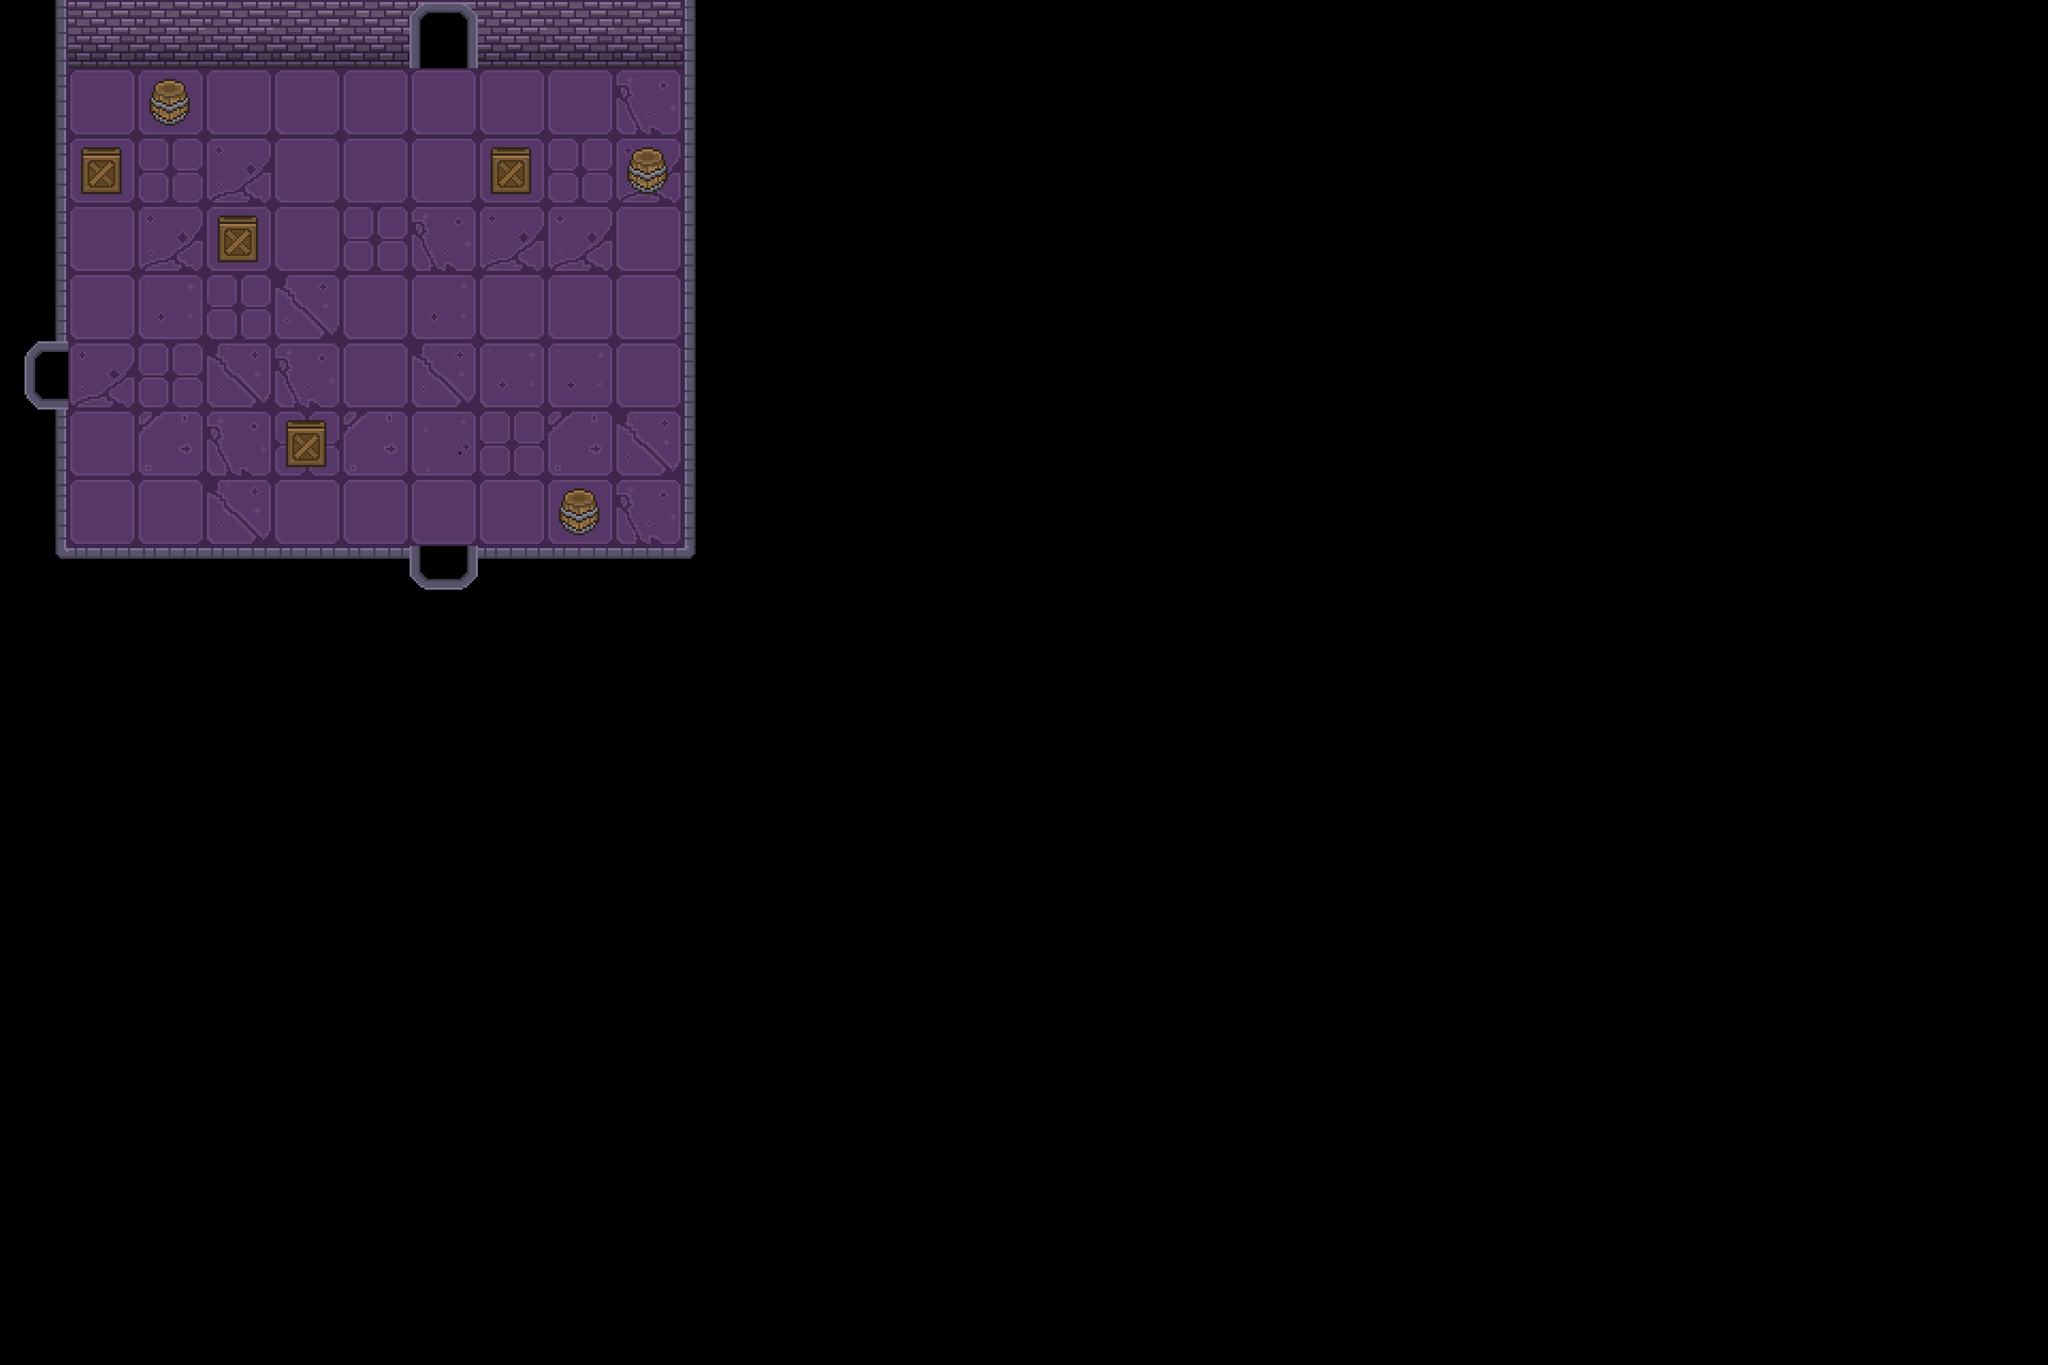

This is a level from a 2D game, rendered from its Tiled map with the project's own tilesets. A one-line summary and the complete map file follow:
An orthogonal 30x20 tile map with 128x128 px tiles, 4 tile layers (floor, wall, objects, door), 2 tilesets and 7 objects (toroom0, toroom2_left_down, toroom2_down, room0, room2_left_down, ...).

<map version="1.10" tiledversion="1.11.0" orientation="orthogonal" renderorder="right-down" width="30" height="20" tilewidth="128" tileheight="128" infinite="0" nextlayerid="8" nextobjectid="11">
 <tileset firstgid="1" source="dungeon_tile.tsx" />
 <tileset firstgid="101" source="dungeon_tile2.tsx" />
 <layer id="1" name="floor" width="30" height="20">
  <data encoding="csv">
0,0,0,0,0,0,0,0,0,0,0,0,0,0,0,0,0,0,0,0,0,0,0,0,0,0,0,0,0,0,
0,2,2,2,2,2,2,2,2,30,0,0,0,0,0,0,0,0,0,0,0,0,0,0,0,0,0,0,0,0,
0,2,29,27,2,2,2,2,29,27,0,0,0,0,0,0,0,0,0,0,0,0,0,0,0,0,0,0,0,0,
0,2,27,2,2,29,30,27,27,2,0,0,0,0,0,0,0,0,0,0,0,0,0,0,0,0,0,0,0,0,
0,2,8,29,28,2,8,2,2,2,0,0,0,0,0,0,0,0,0,0,0,0,0,0,0,0,0,0,0,0,
0,27,29,28,30,2,28,8,8,2,0,0,0,0,0,0,0,0,0,0,0,0,0,0,0,0,0,0,0,0,
0,2,19,30,29,19,31,29,19,28,0,0,0,0,0,0,0,0,0,0,0,0,0,0,0,0,0,0,0,0,
0,2,2,28,2,2,2,2,2,30,0,0,0,0,0,0,0,0,0,0,0,0,0,0,0,0,0,0,0,0,
0,0,0,0,0,0,0,0,0,0,0,0,0,0,0,0,0,0,0,0,0,0,0,0,0,0,0,0,0,0,
0,0,0,0,0,0,0,0,0,0,0,0,0,0,0,0,0,0,0,0,0,0,0,0,0,0,0,0,0,0,
0,0,0,0,0,0,0,0,0,0,0,0,0,0,0,0,0,0,0,0,0,0,0,0,0,0,0,0,0,0,
0,0,0,0,0,0,0,0,0,0,0,0,0,0,0,0,0,0,0,0,0,0,0,0,0,0,0,0,0,0,
0,0,0,0,0,0,0,0,0,0,0,0,0,0,0,0,0,0,0,0,0,0,0,0,0,0,0,0,0,0,
0,0,0,0,0,0,0,0,0,0,0,0,0,0,0,0,0,0,0,0,0,0,0,0,0,0,0,0,0,0,
0,0,0,0,0,0,0,0,0,0,0,0,0,0,0,0,0,0,0,0,0,0,0,0,0,0,0,0,0,0,
0,0,0,0,0,0,0,0,0,0,0,0,0,0,0,0,0,0,0,0,0,0,0,0,0,0,0,0,0,0,
0,0,0,0,0,0,0,0,0,0,0,0,0,0,0,0,0,0,0,0,0,0,0,0,0,0,0,0,0,0,
0,0,0,0,0,0,0,0,0,0,0,0,0,0,0,0,0,0,0,0,0,0,0,0,0,0,0,0,0,0,
0,0,0,0,0,0,0,0,0,0,0,0,0,0,0,0,0,0,0,0,0,0,0,0,0,0,0,0,0,0,
0,0,0,0,0,0,0,0,0,0,0,0,0,0,0,0,0,0,0,0,0,0,0,0,0,0,0,0,0,0
</data>
 </layer>
 <layer id="2" name="wall" width="30" height="20">
  <data encoding="csv">
38,3,3,3,3,3,3,3,3,3,3221225510,0,0,0,0,0,0,0,0,0,0,0,0,0,0,0,0,0,0,0,
38,0,0,0,0,0,0,0,0,0,3221225510,0,0,0,0,0,0,0,0,0,0,0,0,0,0,0,0,0,0,0,
38,0,0,0,0,0,0,0,0,0,3221225510,0,0,0,0,0,0,0,0,0,0,0,0,0,0,0,0,0,0,0,
38,0,0,0,0,0,0,0,0,0,3221225510,0,0,0,0,0,0,0,0,0,0,0,0,0,0,0,0,0,0,0,
38,0,0,0,0,0,0,0,0,0,3221225510,0,0,0,0,0,0,0,0,0,0,0,0,0,0,0,0,0,0,0,
38,0,0,0,0,0,0,0,0,0,3221225510,0,0,0,0,0,0,0,0,0,0,0,0,0,0,0,0,0,0,0,
38,0,0,0,0,0,0,0,0,0,3221225510,0,0,0,0,0,0,0,0,0,0,0,0,0,0,0,0,0,0,0,
38,0,0,0,0,0,0,0,0,0,3221225510,0,0,0,0,0,0,0,0,0,0,0,0,0,0,0,0,0,0,0,
3221225479,1610612774,1610612774,1610612774,1610612774,1610612774,1610612774,1610612774,1610612774,1610612774,2684354567,0,0,0,0,0,0,0,0,0,0,0,0,0,0,0,0,0,0,0,
0,0,0,0,0,0,0,0,0,0,0,0,0,0,0,0,0,0,0,0,0,0,0,0,0,0,0,0,0,0,
0,0,0,0,0,0,0,0,0,0,0,0,0,0,0,0,0,0,0,0,0,0,0,0,0,0,0,0,0,0,
0,0,0,0,0,0,0,0,0,0,0,0,0,0,0,0,0,0,0,0,0,0,0,0,0,0,0,0,0,0,
0,0,0,0,0,0,0,0,0,0,0,0,0,0,0,0,0,0,0,0,0,0,0,0,0,0,0,0,0,0,
0,0,0,0,0,0,0,0,0,0,0,0,0,0,0,0,0,0,0,0,0,0,0,0,0,0,0,0,0,0,
0,0,0,0,0,0,0,0,0,0,0,0,0,0,0,0,0,0,0,0,0,0,0,0,0,0,0,0,0,0,
0,0,0,0,0,0,0,0,0,0,0,0,0,0,0,0,0,0,0,0,0,0,0,0,0,0,0,0,0,0,
0,0,0,0,0,0,0,0,0,0,0,0,0,0,0,0,0,0,0,0,0,0,0,0,0,0,0,0,0,0,
0,0,0,0,0,0,0,0,0,0,0,0,0,0,0,0,0,0,0,0,0,0,0,0,0,0,0,0,0,0,
0,0,0,0,0,0,0,0,0,0,0,0,0,0,0,0,0,0,0,0,0,0,0,0,0,0,0,0,0,0,
0,0,0,0,0,0,0,0,0,0,0,0,0,0,0,0,0,0,0,0,0,0,0,0,0,0,0,0,0,0
</data>
 </layer>
 <layer id="3" name="objects" width="30" height="20">
  <data encoding="csv">
0,0,0,0,0,0,0,0,0,0,0,0,0,0,0,0,0,0,0,0,0,0,0,0,0,0,0,0,0,0,
0,0,26,0,0,0,0,0,0,0,0,0,0,0,0,0,0,0,0,0,0,0,0,0,0,0,0,0,0,0,
0,25,0,0,0,0,0,25,0,26,0,0,0,0,0,0,0,0,0,0,0,0,0,0,0,0,0,0,0,0,
0,0,0,25,0,0,0,0,0,0,0,0,0,0,0,0,0,0,0,0,0,0,0,0,0,0,0,0,0,0,
0,0,0,0,0,0,0,0,0,0,0,0,0,0,0,0,0,0,0,0,0,0,0,0,0,0,0,0,0,0,
0,0,0,0,0,0,0,0,0,0,0,0,0,0,0,0,0,0,0,0,0,0,0,0,0,0,0,0,0,0,
0,0,0,0,25,0,0,0,0,0,0,0,0,0,0,0,0,0,0,0,0,0,0,0,0,0,0,0,0,0,
0,0,0,0,0,0,0,0,26,0,0,0,0,0,0,0,0,0,0,0,0,0,0,0,0,0,0,0,0,0,
0,0,0,0,0,0,0,0,0,0,0,0,0,0,0,0,0,0,0,0,0,0,0,0,0,0,0,0,0,0,
0,0,0,0,0,0,0,0,0,0,0,0,0,0,0,0,0,0,0,0,0,0,0,0,0,0,0,0,0,0,
0,0,0,0,0,0,0,0,0,0,0,0,0,0,0,0,0,0,0,0,0,0,0,0,0,0,0,0,0,0,
0,0,0,0,0,0,0,0,0,0,0,0,0,0,0,0,0,0,0,0,0,0,0,0,0,0,0,0,0,0,
0,0,0,0,0,0,0,0,0,0,0,0,0,0,0,0,0,0,0,0,0,0,0,0,0,0,0,0,0,0,
0,0,0,0,0,0,0,0,0,0,0,0,0,0,0,0,0,0,0,0,0,0,0,0,0,0,0,0,0,0,
0,0,0,0,0,0,0,0,0,0,0,0,0,0,0,0,0,0,0,0,0,0,0,0,0,0,0,0,0,0,
0,0,0,0,0,0,0,0,0,0,0,0,0,0,0,0,0,0,0,0,0,0,0,0,0,0,0,0,0,0,
0,0,0,0,0,0,0,0,0,0,0,0,0,0,0,0,0,0,0,0,0,0,0,0,0,0,0,0,0,0,
0,0,0,0,0,0,0,0,0,0,0,0,0,0,0,0,0,0,0,0,0,0,0,0,0,0,0,0,0,0,
0,0,0,0,0,0,0,0,0,0,0,0,0,0,0,0,0,0,0,0,0,0,0,0,0,0,0,0,0,0,
0,0,0,0,0,0,0,0,0,0,0,0,0,0,0,0,0,0,0,0,0,0,0,0,0,0,0,0,0,0
</data>
 </layer>
 <layer id="7" name="door" width="30" height="20">
  <data encoding="csv">
0,0,0,0,0,0,153,0,0,0,0,0,0,0,0,0,0,0,0,0,0,0,0,0,0,0,0,0,0,0,
0,0,0,0,0,0,0,0,0,0,0,0,0,0,0,0,0,0,0,0,0,0,0,0,0,0,0,0,0,0,
0,0,0,0,0,0,0,0,0,0,0,0,0,0,0,0,0,0,0,0,0,0,0,0,0,0,0,0,0,0,
0,0,0,0,0,0,0,0,0,0,0,0,0,0,0,0,0,0,0,0,0,0,0,0,0,0,0,0,0,0,
0,0,0,0,0,0,0,0,0,0,0,0,0,0,0,0,0,0,0,0,0,0,0,0,0,0,0,0,0,0,
1610612921,0,0,0,0,0,0,0,0,0,0,0,0,0,0,0,0,0,0,0,0,0,0,0,0,0,0,0,0,0,
0,0,0,0,0,0,0,0,0,0,0,0,0,0,0,0,0,0,0,0,0,0,0,0,0,0,0,0,0,0,
0,0,0,0,0,0,0,0,0,0,0,0,0,0,0,0,0,0,0,0,0,0,0,0,0,0,0,0,0,0,
0,0,0,0,0,0,3221225657,0,0,0,0,0,0,0,0,0,0,0,0,0,0,0,0,0,0,0,0,0,0,0,
0,0,0,0,0,0,0,0,0,0,0,0,0,0,0,0,0,0,0,0,0,0,0,0,0,0,0,0,0,0,
0,0,0,0,0,0,0,0,0,0,0,0,0,0,0,0,0,0,0,0,0,0,0,0,0,0,0,0,0,0,
0,0,0,0,0,0,0,0,0,0,0,0,0,0,0,0,0,0,0,0,0,0,0,0,0,0,0,0,0,0,
0,0,0,0,0,0,0,0,0,0,0,0,0,0,0,0,0,0,0,0,0,0,0,0,0,0,0,0,0,0,
0,0,0,0,0,0,0,0,0,0,0,0,0,0,0,0,0,0,0,0,0,0,0,0,0,0,0,0,0,0,
0,0,0,0,0,0,0,0,0,0,0,0,0,0,0,0,0,0,0,0,0,0,0,0,0,0,0,0,0,0,
0,0,0,0,0,0,0,0,0,0,0,0,0,0,0,0,0,0,0,0,0,0,0,0,0,0,0,0,0,0,
0,0,0,0,0,0,0,0,0,0,0,0,0,0,0,0,0,0,0,0,0,0,0,0,0,0,0,0,0,0,
0,0,0,0,0,0,0,0,0,0,0,0,0,0,0,0,0,0,0,0,0,0,0,0,0,0,0,0,0,0,
0,0,0,0,0,0,0,0,0,0,0,0,0,0,0,0,0,0,0,0,0,0,0,0,0,0,0,0,0,0,
0,0,0,0,0,0,0,0,0,0,0,0,0,0,0,0,0,0,0,0,0,0,0,0,0,0,0,0,0,0
</data>
 </layer>
 <objectgroup id="4" name="door">
  <object id="6" name="toroom0" x="768" y="0">
   <properties>
    <property name="path" value="../map/room0.tmx" />
    <property name="player" value="room1_down" />
   </properties>
  </object>
  <object id="7" name="toroom2_left_down" x="0" y="640">
   <properties>
    <property name="path" value="../map/room2_left_down.tmx" />
    <property name="player" value="room1_down" />
   </properties>
  </object>
  <object id="8" name="toroom2_down" x="768" y="1024">
   <properties>
    <property name="path" value="../map/room2_down.tmx" />
    <property name="player" value="room1_down" />
   </properties>
  </object>
 </objectgroup>
 <objectgroup id="5" name="player">
  <object id="4" name="room0" x="820" y="294.667" />
  <object id="9" name="room2_left_down" x="256" y="640" width="32" height="26.6667" />
  <object id="10" name="room2_down" x="829.333" y="840" />
 </objectgroup>
 <objectgroup id="6" name="capecao">
  <object id="5" name="capecão" x="918" y="197" />
 </objectgroup>
</map>
